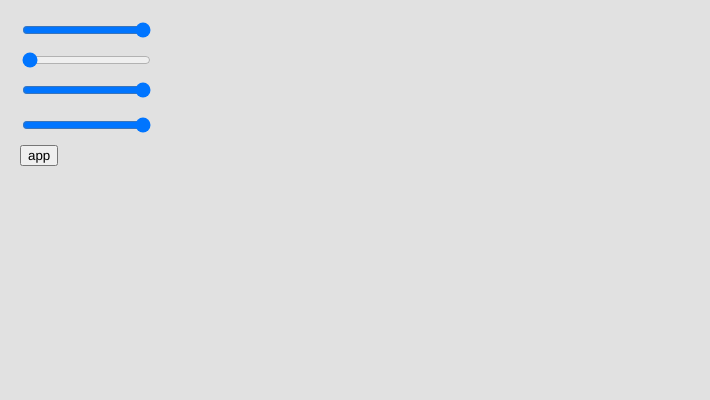
Frame 1 (no input)
Frame 60 (no input): identical to frame 1, image omitted
Frame 120 (the mouse pressed at the canvas centre since frame 60): identical to frame 1, image omitted

The p5.js sketch that drew this single still picture (run headless with seeded random() and noise() and a simulated clock; from frame 60 on, the mouse is pressed at the canvas centre):

// p5.js sketch
// ── sketch.js
let xSlider;
let yslider;
let xspeedslider;
var x;
var y;
var xspeed;
var yspeed;
let button;

let r = 25;

function setup() {
  createCanvas(710, 400);
  xSlider = createSlider(0, 100, 100);
  xSlider.position(20, 20);
  ySlider = createSlider(0, 100, 0);
  ySlider.position(20, 50);
  xspeedSlider = createSlider(0, 100, 255);
  xspeedSlider.position(20, 80);
  yspeedSlider = createSlider(0, 100, 255);
  yspeedSlider.position(20, 115);
  button = createButton('app');
  button.position(20, 145);
  button.mousePressed(changeBG);
}
function changeBG() {
  x = xSlider.value();
  y = ySlider.value();
  xspeed = xspeedSlider.value();
  yspeed = yspeedSlider.value();
}
function draw() {
  background(225);
  ellipse(x, y, r*2, r*2);
  x += xspeed;
  y += yspeed;
  if (x > width - r || x < r) {
    xspeed = -xspeed;
  }
  if (y > height - r || y < r) {
    yspeed = -yspeed;
  }


}
